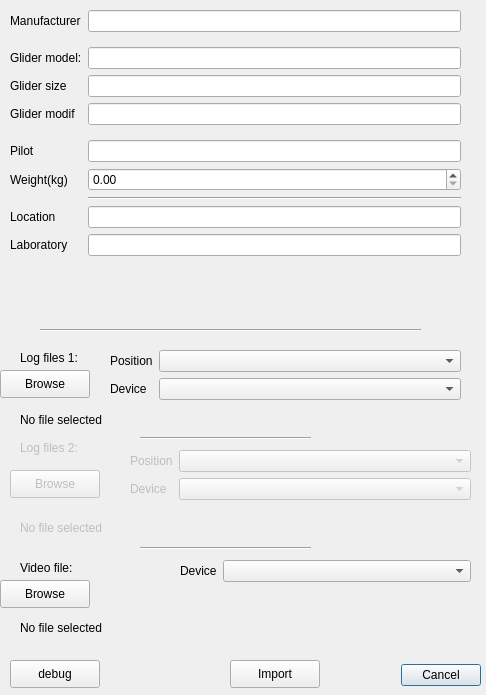
<?xml version="1.0" encoding="UTF-8"?>
<ui version="4.0">
 <class>Dialog_import_log</class>
 <widget class="QDialog" name="Dialog_import_log">
  <property name="geometry">
   <rect>
    <x>0</x>
    <y>0</y>
    <width>486</width>
    <height>695</height>
   </rect>
  </property>
  <property name="windowTitle">
   <string>Import log files</string>
  </property>
  <widget class="QDialogButtonBox" name="buttonBox">
   <property name="geometry">
    <rect>
     <x>350</x>
     <y>650</y>
     <width>131</width>
     <height>50</height>
    </rect>
   </property>
   <property name="orientation">
    <enum>Qt::Horizontal</enum>
   </property>
   <property name="standardButtons">
    <set>QDialogButtonBox::Cancel</set>
   </property>
  </widget>
  <widget class="QLabel" name="label_log_file1">
   <property name="geometry">
    <rect>
     <x>20</x>
     <y>350</y>
     <width>58</width>
     <height>16</height>
    </rect>
   </property>
   <property name="text">
    <string>Log files 1:</string>
   </property>
  </widget>
  <widget class="QWidget" name="formLayoutWidget">
   <property name="geometry">
    <rect>
     <x>10</x>
     <y>10</y>
     <width>451</width>
     <height>293</height>
    </rect>
   </property>
   <layout class="QFormLayout" name="formLayout">
    <item row="0" column="0">
     <widget class="QLabel" name="manufacturerLabel">
      <property name="text">
       <string>Manufacturer</string>
      </property>
     </widget>
    </item>
    <item row="0" column="1">
     <widget class="QLineEdit" name="manufacturerLineEdit"/>
    </item>
    <item row="1" column="0">
     <widget class="Line" name="line_5">
      <property name="orientation">
       <enum>Qt::Horizontal</enum>
      </property>
     </widget>
    </item>
    <item row="2" column="0">
     <widget class="QLabel" name="gliderModelLabel">
      <property name="text">
       <string>Glider model:</string>
      </property>
     </widget>
    </item>
    <item row="2" column="1">
     <widget class="QLineEdit" name="gliderModelLineEdit"/>
    </item>
    <item row="3" column="0">
     <widget class="QLabel" name="gliderSizeLabel">
      <property name="text">
       <string>Glider size</string>
      </property>
     </widget>
    </item>
    <item row="3" column="1">
     <widget class="QLineEdit" name="gliderSizeLineEdit"/>
    </item>
    <item row="4" column="0">
     <widget class="QLabel" name="gliderModifLabel">
      <property name="text">
       <string>Glider modif</string>
      </property>
     </widget>
    </item>
    <item row="4" column="1">
     <widget class="QLineEdit" name="gliderModifLineEdit"/>
    </item>
    <item row="5" column="0">
     <widget class="Line" name="line_6">
      <property name="orientation">
       <enum>Qt::Horizontal</enum>
      </property>
     </widget>
    </item>
    <item row="6" column="0">
     <widget class="QLabel" name="pilotLabel">
      <property name="text">
       <string>Pilot</string>
      </property>
     </widget>
    </item>
    <item row="6" column="1">
     <widget class="QLineEdit" name="pilotLineEdit"/>
    </item>
    <item row="7" column="0">
     <widget class="QLabel" name="weightKgLabel">
      <property name="text">
       <string>Weight(kg)</string>
      </property>
     </widget>
    </item>
    <item row="7" column="1">
     <widget class="QDoubleSpinBox" name="weightKgDoubleSpinBox"/>
    </item>
    <item row="8" column="1">
     <widget class="Line" name="line">
      <property name="orientation">
       <enum>Qt::Horizontal</enum>
      </property>
     </widget>
    </item>
    <item row="9" column="0">
     <widget class="QLabel" name="locationLabel">
      <property name="text">
       <string>Location</string>
      </property>
     </widget>
    </item>
    <item row="9" column="1">
     <widget class="QLineEdit" name="locationLineEdit"/>
    </item>
    <item row="10" column="0">
     <widget class="QLabel" name="laboratoryLabel">
      <property name="text">
       <string>Laboratory</string>
      </property>
     </widget>
    </item>
    <item row="10" column="1">
     <widget class="QLineEdit" name="laboratoryLineEdit"/>
    </item>
   </layout>
  </widget>
  <widget class="QWidget" name="formLayoutWidget_2">
   <property name="geometry">
    <rect>
     <x>110</x>
     <y>350</y>
     <width>351</width>
     <height>61</height>
    </rect>
   </property>
   <layout class="QFormLayout" name="formLayout_2">
    <item row="0" column="0">
     <widget class="QLabel" name="positionLabel">
      <property name="text">
       <string>Position</string>
      </property>
     </widget>
    </item>
    <item row="0" column="1">
     <widget class="QComboBox" name="positionComboBox"/>
    </item>
    <item row="1" column="0">
     <widget class="QLabel" name="deviceLabel">
      <property name="text">
       <string>Device</string>
      </property>
     </widget>
    </item>
    <item row="1" column="1">
     <widget class="QComboBox" name="deviceComboBox"/>
    </item>
   </layout>
  </widget>
  <widget class="QLabel" name="label_3">
   <property name="enabled">
    <bool>false</bool>
   </property>
   <property name="geometry">
    <rect>
     <x>20</x>
     <y>440</y>
     <width>58</width>
     <height>16</height>
    </rect>
   </property>
   <property name="text">
    <string>Log files 2:</string>
   </property>
  </widget>
  <widget class="QWidget" name="formLayoutWidget_3">
   <property name="enabled">
    <bool>false</bool>
   </property>
   <property name="geometry">
    <rect>
     <x>130</x>
     <y>450</y>
     <width>341</width>
     <height>61</height>
    </rect>
   </property>
   <layout class="QFormLayout" name="formLayout_3">
    <item row="0" column="0">
     <widget class="QLabel" name="positionLabel_2">
      <property name="enabled">
       <bool>false</bool>
      </property>
      <property name="text">
       <string>Position</string>
      </property>
     </widget>
    </item>
    <item row="1" column="0">
     <widget class="QLabel" name="deviceLabel_2">
      <property name="enabled">
       <bool>false</bool>
      </property>
      <property name="text">
       <string>Device</string>
      </property>
     </widget>
    </item>
    <item row="1" column="1">
     <widget class="QComboBox" name="deviceComboBox_2">
      <property name="enabled">
       <bool>false</bool>
      </property>
     </widget>
    </item>
    <item row="0" column="1">
     <widget class="QComboBox" name="positionComboBox_2">
      <property name="enabled">
       <bool>false</bool>
      </property>
     </widget>
    </item>
   </layout>
  </widget>
  <widget class="QLabel" name="label">
   <property name="geometry">
    <rect>
     <x>20</x>
     <y>560</y>
     <width>58</width>
     <height>16</height>
    </rect>
   </property>
   <property name="text">
    <string>Video file:</string>
   </property>
  </widget>
  <widget class="QWidget" name="formLayoutWidget_4">
   <property name="geometry">
    <rect>
     <x>180</x>
     <y>560</y>
     <width>291</width>
     <height>41</height>
    </rect>
   </property>
   <layout class="QFormLayout" name="formLayout_4">
    <item row="0" column="0">
     <widget class="QLabel" name="deviceLabel_video_device">
      <property name="text">
       <string>Device</string>
      </property>
     </widget>
    </item>
    <item row="0" column="1">
     <widget class="QComboBox" name="deviceComboBox_video_device"/>
    </item>
   </layout>
  </widget>
  <widget class="QPushButton" name="pushButton_import_file_log1">
   <property name="geometry">
    <rect>
     <x>0</x>
     <y>370</y>
     <width>90</width>
     <height>28</height>
    </rect>
   </property>
   <property name="text">
    <string>Browse</string>
   </property>
  </widget>
  <widget class="QLabel" name="label_file_log_1">
   <property name="geometry">
    <rect>
     <x>20</x>
     <y>410</y>
     <width>411</width>
     <height>20</height>
    </rect>
   </property>
   <property name="text">
    <string>No file selected</string>
   </property>
  </widget>
  <widget class="QPushButton" name="pushButton_import_file_log2">
   <property name="enabled">
    <bool>false</bool>
   </property>
   <property name="geometry">
    <rect>
     <x>10</x>
     <y>470</y>
     <width>90</width>
     <height>28</height>
    </rect>
   </property>
   <property name="text">
    <string>Browse</string>
   </property>
  </widget>
  <widget class="QLabel" name="label_file_log_2">
   <property name="enabled">
    <bool>false</bool>
   </property>
   <property name="geometry">
    <rect>
     <x>20</x>
     <y>520</y>
     <width>431</width>
     <height>16</height>
    </rect>
   </property>
   <property name="text">
    <string>No file selected</string>
   </property>
  </widget>
  <widget class="QPushButton" name="pushButton_import_file_video">
   <property name="geometry">
    <rect>
     <x>0</x>
     <y>580</y>
     <width>90</width>
     <height>28</height>
    </rect>
   </property>
   <property name="text">
    <string>Browse</string>
   </property>
  </widget>
  <widget class="QLabel" name="label_file_video">
   <property name="geometry">
    <rect>
     <x>20</x>
     <y>620</y>
     <width>431</width>
     <height>16</height>
    </rect>
   </property>
   <property name="text">
    <string>No file selected</string>
   </property>
  </widget>
  <widget class="Line" name="line_2">
   <property name="geometry">
    <rect>
     <x>40</x>
     <y>320</y>
     <width>381</width>
     <height>20</height>
    </rect>
   </property>
   <property name="orientation">
    <enum>Qt::Horizontal</enum>
   </property>
  </widget>
  <widget class="Line" name="line_3">
   <property name="geometry">
    <rect>
     <x>140</x>
     <y>430</y>
     <width>171</width>
     <height>16</height>
    </rect>
   </property>
   <property name="orientation">
    <enum>Qt::Horizontal</enum>
   </property>
  </widget>
  <widget class="Line" name="line_4">
   <property name="geometry">
    <rect>
     <x>140</x>
     <y>540</y>
     <width>171</width>
     <height>16</height>
    </rect>
   </property>
   <property name="orientation">
    <enum>Qt::Horizontal</enum>
   </property>
  </widget>
  <widget class="QPushButton" name="button_debug">
   <property name="geometry">
    <rect>
     <x>10</x>
     <y>660</y>
     <width>90</width>
     <height>28</height>
    </rect>
   </property>
   <property name="text">
    <string>debug</string>
   </property>
  </widget>
  <widget class="QPushButton" name="button_import">
   <property name="geometry">
    <rect>
     <x>230</x>
     <y>660</y>
     <width>90</width>
     <height>28</height>
    </rect>
   </property>
   <property name="text">
    <string>Import</string>
   </property>
  </widget>
 </widget>
 <resources/>
 <connections>
  <connection>
   <sender>buttonBox</sender>
   <signal>accepted()</signal>
   <receiver>Dialog_import_log</receiver>
   <slot>accept()</slot>
   <hints>
    <hint type="sourcelabel">
     <x>248</x>
     <y>254</y>
    </hint>
    <hint type="destinationlabel">
     <x>157</x>
     <y>274</y>
    </hint>
   </hints>
  </connection>
  <connection>
   <sender>buttonBox</sender>
   <signal>rejected()</signal>
   <receiver>Dialog_import_log</receiver>
   <slot>reject()</slot>
   <hints>
    <hint type="sourcelabel">
     <x>316</x>
     <y>260</y>
    </hint>
    <hint type="destinationlabel">
     <x>286</x>
     <y>274</y>
    </hint>
   </hints>
  </connection>
 </connections>
</ui>
